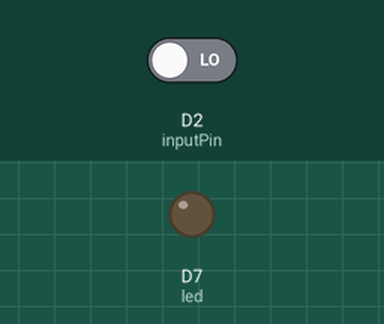
This sketch was run on a simulated Particle Photon. On the bench: output pins drawn as LEDs (lit = HIGH). The test bench sets the inputs (shaded band); at power-on: D2 (inputPin) LOW.

Above: at 1.2 s.
1.3 s: D2 (inputPin) driven HIGH
At 1.9 s:
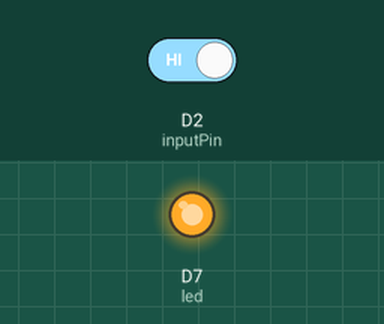
2.8 s: D2 (inputPin) driven LOW
At 4.2 s:
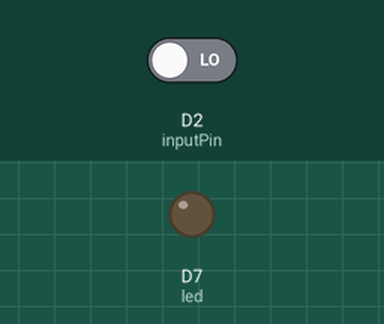
Timing chart, 0 to 5.8 s (numbered marks = the images above; inputs shaded):
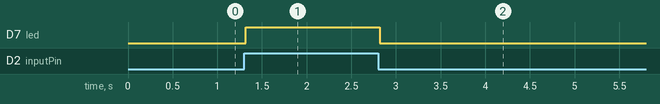

The sketch:

motion.ino
```cpp
#define MOVEMENT_THRESHOLD 100

int inputPin = D2;     // input pin (for PIR sensor/movement)
int led = D7;       // LED Pin
int pirState = LOW;    // Assuming that there is no movement
int motionCounter = 0;

int calibrateTime = 5000;      // waitinng for calibration

void setup() {
    pinMode(led, OUTPUT);
    pinMode(inputPin, INPUT);
}
void loop() {

  // if the sensor is calibrated
  if (calibrated()) {

  // get the data from the sensor
    readTheSensor();

    // report it out, if the state has changed
    reportTheData();
    }
}
void readTheSensor() {
    motionCounter = digitalRead(inputPin);
}
bool calibrated() {
    return millis() - calibrateTime > 0;
}
void setLED(int state) {
    digitalWrite(led, state);
}
void reportTheData() {

    // the sensor reads high and motion is detected
    if (motionCounter == HIGH) {
        // motion
        // Publishing an event to notify the owner
        if (pirState == LOW) {
          // turned on
          Particle.publish("motion", String(motionCounter), PRIVATE);
          // Update the current state
          pirState = HIGH;
          setLED(pirState);
          }
        } else {
        if (pirState == HIGH) {
          // turned off
          // Update on current state
          Particle.publish("motion", String(motionCounter), PRIVATE);
          pirState = LOW;
          setLED(pirState);
        }
    }
}
```

Measured:
- after the input at 1.3 s, D7 (led): LOW → HIGH at once
- after the input at 2.8 s, D7 (led): HIGH → LOW at once
